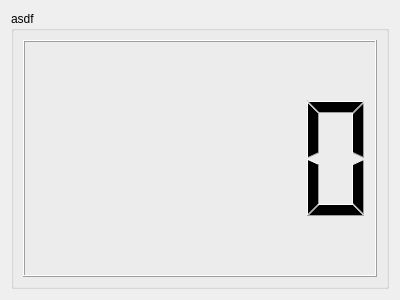
<?xml version="1.0" encoding="UTF-8"?>
<ui version="4.0">
 <class>Form</class>
 <widget class="QWidget" name="Form">
  <property name="geometry">
   <rect>
    <x>0</x>
    <y>0</y>
    <width>400</width>
    <height>300</height>
   </rect>
  </property>
  <property name="windowTitle">
   <string>Form</string>
  </property>
  <layout class="QVBoxLayout" name="verticalLayout">
   <item>
    <widget class="CollapsibleGroupBox" name="collapsiblegroupbox">
     <property name="title">
      <string>asdf</string>
     </property>
     <layout class="QVBoxLayout" name="verticalLayout_2">
      <item>
       <widget class="QLCDNumber" name="lcdNumber"/>
      </item>
     </layout>
    </widget>
   </item>
  </layout>
 </widget>
 <customwidgets>
  <customwidget>
   <class>CollapsibleGroupBox</class>
   <extends>QGroupBox</extends>
   <header>qt_utils.widgets</header>
   <container>1</container>
  </customwidget>
 </customwidgets>
 <resources/>
 <connections/>
</ui>
